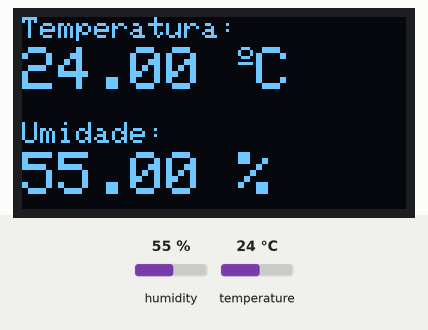
The sketch below on a simulated ESP8266 (NodeMCU). On the bench: 128×64 one-colour display. The test bench sets the inputs (shaded band); at power-on: humidity 55 %, temperature 24 °C. WiFi joins after 1.5 s; servers stay silent unless stated; uploads are accepted with an empty reply; what the sketch prints to the serial monitor is not drawn.

Above: at 10.6 s.
10.7 s: humidity set to 22 %
At 21.7 s:
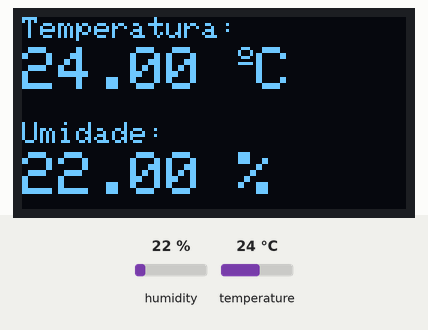
23.2 s: temperature set to 12 °C
At 31.3 s:
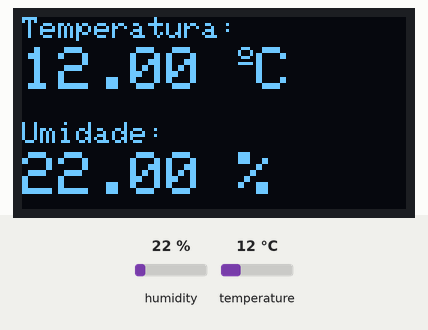
35.7 s: humidity set to 40 %
At 42.1 s:
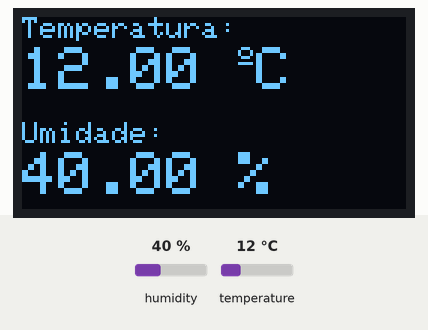
48.2 s: temperature set to 19 °C
At 51.8 s:
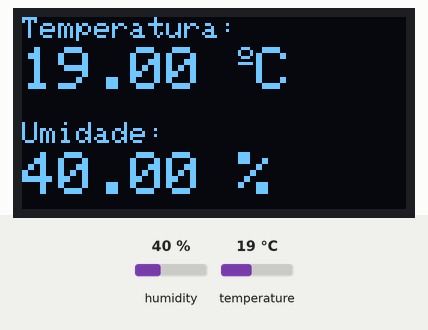
Timing chart, 0 to 53.3 s (numbered marks = the images above; inputs shaded):
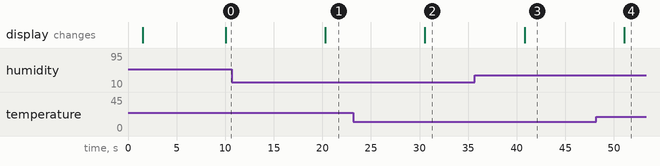

The sketch:

dht11.ino
```cpp
#include <Wire.h>
#include <Adafruit_GFX.h>
#include <Adafruit_SSD1306.h>
#include <Adafruit_Sensor.h>
#include <ESP8266WiFi.h>
#include <ESP8266HTTPClient.h>
#include <WiFiClient.h>
#include "DHT.h"

// Definindo as credenciais do WiFi
const char* ssid = "WiFi LAB 219";
const char* password = "WiFiLab219";
// Definindo o endereço do servidor
//Endereço IPv4. . . . . . . .  . . . . . . . : 192.168.25.13
const char* serverName = "http://172.16.65.6:3333/sensores";

#define SCREEN_WIDTH 128 // OLED display width, in pixels
#define SCREEN_HEIGHT 64 // OLED display height, in pixels
Adafruit_SSD1306 display(SCREEN_WIDTH, SCREEN_HEIGHT, &Wire, -1);

// Timer para controlar a frequência das requisições (2 segundos)
unsigned long lastTime = 0;
unsigned long timerDelay = 10000;

// Configurações do sensor DHT11
#define DHTTYPE DHT11
#define dht_dpin 14
DHT dht(dht_dpin, DHTTYPE);

WiFiClient wifiClient; // Criando instância de WiFiClient

// Função de inicialização
void setup() {
  Serial.begin(115200);
  // Conectando ao WiFi
  Serial.println("Conectando ao WiFi...");
  WiFi.begin(ssid, password);
  while (WiFi.status() != WL_CONNECTED) {
    delay(500);
    Serial.print(".");
  }

  Serial.println();
  Serial.print("Conectado ao WiFi. IP: ");
  Serial.println(WiFi.localIP());
  Serial.println("Aguardando conexão com a API...");

  // Inicializando o sensor DHT
  dht.begin();
  Serial.println("Sensor DHT-11 inicializado.");

  if(!display.begin(SSD1306_SWITCHCAPVCC, 0x3C)) {
    Serial.println(F("SSD1306 allocation failed"));
    for(;;);
  }
  delay(2000);
  display.clearDisplay();
  display.setTextColor(WHITE);
}

// Função principal
void loop() {
  // Verifica se é hora de enviar os dados
  if (millis() - lastTime > timerDelay) {
    // Leitura dos dados do sensor DHT11
    float humidity = dht.readHumidity();
    float temperature = dht.readTemperature();

    // Verificação se as leituras são válidas
    if (isnan(humidity) || isnan(temperature)) {
      Serial.println("Erro ao ler do sensor DHT!");
      return;
    }

    // clear display
  display.clearDisplay();

  // display temperature
  display.setTextSize(1);
  display.setCursor(0,0);
  display.print("Temperatura: ");
  display.setTextSize(2);
  display.setCursor(0,10);
  display.print(temperature);
  display.print(" ");
  display.setTextSize(1);
  display.cp437(true);
  display.write(167);
  display.setTextSize(2);
  display.print("C");

  // display humidity
  display.setTextSize(1);
  display.setCursor(0, 35);
  display.print("Umidade: ");
  display.setTextSize(2);
  display.setCursor(0, 45);
  display.print(humidity);
  display.print(" %");
  display.display();

    // Exibindo os valores no monitor serial
    Serial.print("Umidade atual: ");
    Serial.print(humidity);
    Serial.print("%, Temperatura atual: ");
    Serial.print(temperature);
    Serial.println("°C");

    // Construindo a requisição JSON
    char jsonData[256];
    snprintf(jsonData, sizeof(jsonData),
      "{\"user_id\":\"5fac2ad55a219835349cc97a\",\"ipArduino\":\"192.168.25.15\","
      "\"tipoMedida1\":\"Umidade\",\"unidadeMedida1\":\"%%\",\"tipoMedida2\":\"Temperatura\","
      "\"unidadeMedida2\":\"ºC\", \"modeloSensor\":\"DHT-11\",\"valor1\":%.2f,\"valor2\":%.2f}",
      humidity, temperature);

    // Verificando se o WiFi está conectado
    if (WiFi.status() == WL_CONNECTED) {
      HTTPClient http;
      http.begin(wifiClient, serverName); // Passa o WiFiClient junto com o URL
      http.addHeader("Content-Type", "application/json");

      // Enviando o POST com os dados do sensor
      int httpResponseCode = http.POST(jsonData);

      // Exibindo o status da requisição no monitor serial
      Serial.print("Código de resposta HTTP: ");
      Serial.println(httpResponseCode);

      if (httpResponseCode == 201) {
        Serial.println("API conectada...");
        Serial.println("Dados gravados com sucesso.");
      } else {
        Serial.println("API não conectada.");
        Serial.println("Contate o administrador.");
      }

      // Encerrando a conexão HTTP
      http.end();
    } else {
      Serial.println("WiFi desconectado.");
    }

    // Atualizando o tempo da última requisição
    lastTime = millis();
  }
}
```

Measured:
- after the input at 10.7 s, the display: changes after 9.6 s (image 1)
- after the input at 23.2 s, the display: changes after 7.4 s (image 2)
- after the input at 35.7 s, the display: changes after 5.1 s (image 3)
- after the input at 48.2 s, the display: changes after 2.9 s (image 4)
